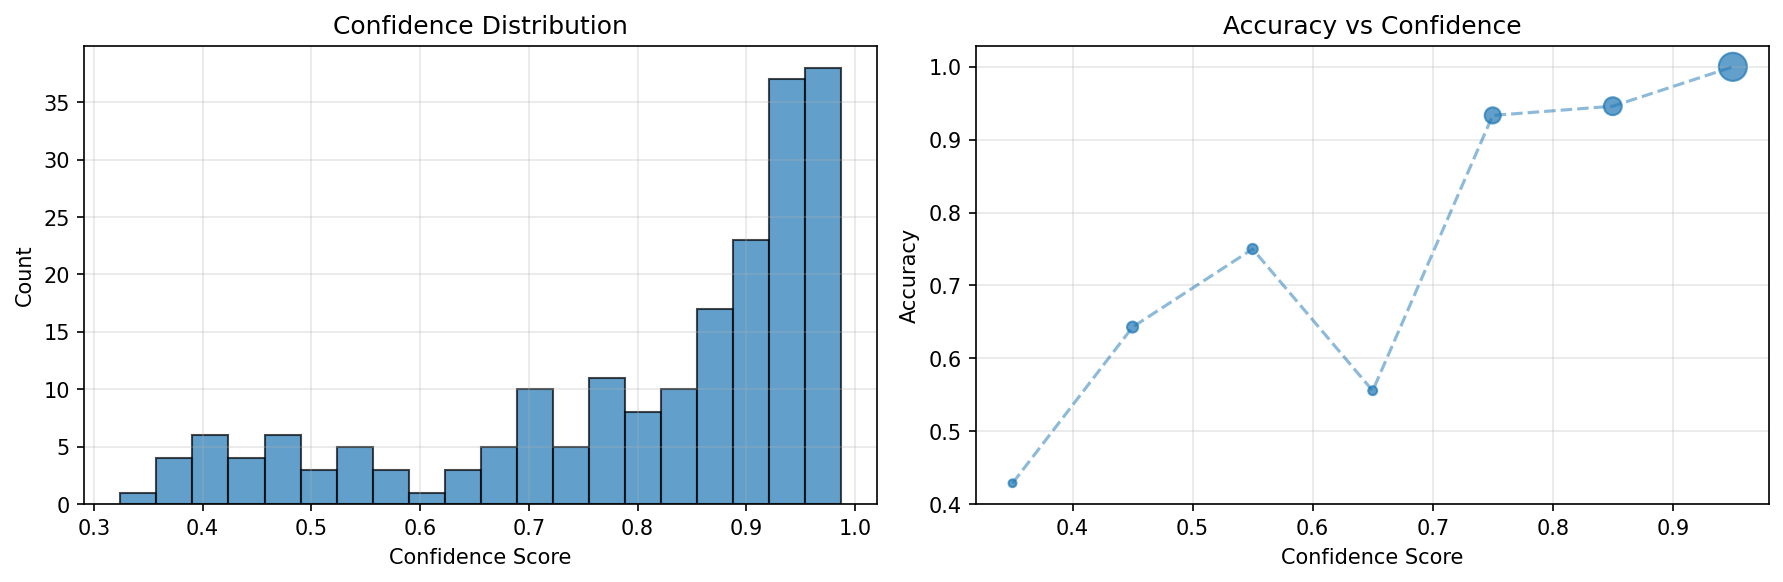

The script that saved this image:
#!/usr/bin/env python3
"""
Confidence distribution analysis for escalation thresholds
"""
import os, json, argparse, logging
import numpy as np
import matplotlib.pyplot as plt
import seaborn as sns
from collections import defaultdict
import torch
import torch.nn as nn
from torch.utils.data import DataLoader
from torchvision import transforms, models
from PIL import Image

logging.basicConfig(level=logging.INFO, format="%(asctime)s %(levelname)s %(message)s")
log = logging.getLogger("confidence")

class TestDataset:
    def __init__(self, test_dir):
        self.items = []
        self.class_to_idx = {}
        
        classes = ["apple", "mushroom", "orange", "pear", "sweet_pepper"]
        for i, cls in enumerate(classes):
            self.class_to_idx[cls] = i
            cls_dir = os.path.join(test_dir, cls)
            if os.path.isdir(cls_dir):
                for f in os.listdir(cls_dir):
                    if f.lower().endswith('.jpg'):
                        self.items.append((os.path.join(cls_dir, f), cls))
        
        self.transform = transforms.Compose([
            transforms.Resize((224, 224)),
            transforms.ToTensor(),
            transforms.Normalize([0.485, 0.456, 0.406], [0.229, 0.224, 0.225])
        ])
    
    def __len__(self):
        return len(self.items)
    
    def __getitem__(self, idx):
        img_path, true_class = self.items[idx]
        image = Image.open(img_path).convert("RGB")
        x = self.transform(image)
        y = self.class_to_idx[true_class]
        return x, y, img_path, true_class

def load_model(artifacts_dir):
    """Load trained student model."""
    device = "mps" if torch.backends.mps.is_available() else "cpu"
    
    eval_data = json.load(open(os.path.join(artifacts_dir, "eval.json")))
    classes = eval_data["classes"]
    
    model = models.mobilenet_v3_small(weights=None)
    model.classifier[3] = nn.Linear(model.classifier[3].in_features, len(classes))
    
    state_dict = torch.load(os.path.join(artifacts_dir, "mobilenet.pt"), map_location=device)
    model.load_state_dict(state_dict)
    model.eval().to(device)
    
    return model, classes, device

def analyze_confidence_distribution(test_dir, artifacts_dir, output_dir=".", sample_size=None):
    """Analyze confidence distributions and accuracy by confidence bins."""
    
    # Load model and data
    model, classes, device = load_model(artifacts_dir)
    dataset = TestDataset(test_dir)
    
    if sample_size and sample_size < len(dataset):
        # Random sample for faster analysis
        indices = np.random.choice(len(dataset), sample_size, replace=False)
        dataset.items = [dataset.items[i] for i in indices]
    
    log.info(f"Analyzing {len(dataset)} test images...")
    
    # Collect predictions
    predictions = []
    
    with torch.no_grad():
        for i, (x, y_true, img_path, true_class) in enumerate(dataset):
            if i % 100 == 0:
                log.info(f"Processed {i}/{len(dataset)} images...")
                
            x_batch = x.unsqueeze(0).to(device)
            logits = model(x_batch)
            probs = torch.softmax(logits, dim=1).squeeze(0).cpu().numpy()
            
            pred_idx = np.argmax(probs)
            max_confidence = probs[pred_idx]
            predicted_class = classes[pred_idx]
            
            is_correct = (predicted_class == true_class)
            
            predictions.append({
                "image_path": img_path,
                "true_class": true_class,
                "predicted_class": predicted_class,
                "confidence": max_confidence,
                "is_correct": is_correct,
                "probabilities": dict(zip(classes, probs))
            })
    
    # Convert to arrays for analysis
    confidences = np.array([p["confidence"] for p in predictions])
    correct = np.array([p["is_correct"] for p in predictions])
    
    # Analyze by confidence bins
    bin_edges = np.arange(0, 1.1, 0.1)
    bin_centers = (bin_edges[:-1] + bin_edges[1:]) / 2
    
    bin_stats = []
    for i in range(len(bin_edges) - 1):
        mask = (confidences >= bin_edges[i]) & (confidences < bin_edges[i + 1])
        if i == len(bin_edges) - 2:  # Last bin includes 1.0
            mask = (confidences >= bin_edges[i]) & (confidences <= bin_edges[i + 1])
        
        bin_count = mask.sum()
        bin_accuracy = correct[mask].mean() if bin_count > 0 else 0
        
        bin_stats.append({
            "bin_start": bin_edges[i],
            "bin_end": bin_edges[i + 1],
            "bin_center": bin_centers[i],
            "count": int(bin_count),
            "accuracy": bin_accuracy,
            "percentage": bin_count / len(predictions) * 100
        })
    
    # Analyze by class
    class_stats = defaultdict(list)
    for pred in predictions:
        class_stats[pred["true_class"]].append({
            "confidence": pred["confidence"],
            "is_correct": pred["is_correct"]
        })
    
    # Generate visualizations
    os.makedirs(output_dir, exist_ok=True)
    
    # 1. Confidence distribution histogram
    plt.figure(figsize=(12, 4))
    
    plt.subplot(1, 2, 1)
    plt.hist(confidences, bins=20, alpha=0.7, edgecolor='black')
    plt.xlabel('Confidence Score')
    plt.ylabel('Count')
    plt.title('Confidence Distribution')
    plt.grid(True, alpha=0.3)
    
    # 2. Accuracy vs Confidence
    plt.subplot(1, 2, 2)
    bin_centers_plot = [bs["bin_center"] for bs in bin_stats if bs["count"] > 0]
    bin_accuracies = [bs["accuracy"] for bs in bin_stats if bs["count"] > 0]
    bin_counts = [bs["count"] for bs in bin_stats if bs["count"] > 0]
    
    plt.scatter(bin_centers_plot, bin_accuracies, s=[c*2 for c in bin_counts], alpha=0.7)
    plt.plot(bin_centers_plot, bin_accuracies, '--', alpha=0.5)
    plt.xlabel('Confidence Score')
    plt.ylabel('Accuracy')
    plt.title('Accuracy vs Confidence')
    plt.grid(True, alpha=0.3)
    
    plt.tight_layout()
    plt.savefig(os.path.join(output_dir, "confidence_analysis.png"), dpi=150, bbox_inches='tight')
    plt.close()
    
    # 3. Confidence by class
    plt.figure(figsize=(12, 8))
    
    # Separate correct and incorrect predictions
    for i, cls in enumerate(classes):
        cls_data = class_stats[cls]
        if not cls_data:
            continue
            
        correct_confs = [d["confidence"] for d in cls_data if d["is_correct"]]
        incorrect_confs = [d["confidence"] for d in cls_data if not d["is_correct"]]
        
        plt.subplot(2, 3, i + 1)
        if correct_confs:
            plt.hist(correct_confs, bins=15, alpha=0.7, label='Correct', color='green')
        if incorrect_confs:
            plt.hist(incorrect_confs, bins=15, alpha=0.7, label='Incorrect', color='red')
        
        plt.xlabel('Confidence')
        plt.ylabel('Count')
        plt.title(f'{cls.title()}')
        plt.legend()
        plt.grid(True, alpha=0.3)
    
    plt.tight_layout()
    plt.savefig(os.path.join(output_dir, "confidence_by_class.png"), dpi=150, bbox_inches='tight')
    plt.close()
    
    # Calculate escalation scenarios
    escalation_scenarios = []
    for threshold in [0.5, 0.6, 0.7, 0.8, 0.85, 0.9, 0.95]:
        low_confidence_mask = confidences < threshold
        escalation_rate = low_confidence_mask.mean()
        
        # Accuracy of high-confidence predictions
        high_conf_mask = confidences >= threshold
        high_conf_accuracy = correct[high_conf_mask].mean() if high_conf_mask.sum() > 0 else 0
        
        escalation_scenarios.append({
            "threshold": threshold,
            "escalation_rate": escalation_rate,
            "high_confidence_accuracy": high_conf_accuracy,
            "high_confidence_count": int(high_conf_mask.sum()),
            "low_confidence_count": int(low_confidence_mask.sum())
        })
    
    # Print analysis
    print(f"\n📊 CONFIDENCE ANALYSIS RESULTS")
    print(f"{'='*60}")
    print(f"Total predictions: {len(predictions)}")
    print(f"Overall accuracy: {correct.mean():.3f}")
    print(f"Mean confidence: {confidences.mean():.3f}")
    print(f"Median confidence: {np.median(confidences):.3f}")
    print()
    
    print(f"📈 CONFIDENCE BINS")
    print(f"{'Bin':>8} {'Count':>8} {'Pct':>8} {'Accuracy':>10}")
    print(f"{'-'*40}")
    for bs in bin_stats:
        if bs["count"] > 0:
            print(f"{bs['bin_start']:.1f}-{bs['bin_end']:.1f} "
                  f"{bs['count']:>6} "
                  f"{bs['percentage']:>6.1f}% "
                  f"{bs['accuracy']:>9.3f}")
    
    print(f"\n🚨 ESCALATION SCENARIOS")
    print(f"{'Threshold':>10} {'Escalate%':>10} {'Accuracy':>10} {'High-Conf#':>12}")
    print(f"{'-'*45}")
    for scenario in escalation_scenarios:
        print(f"{scenario['threshold']:>9.2f} "
              f"{scenario['escalation_rate']*100:>8.1f}% "
              f"{scenario['high_confidence_accuracy']:>9.3f} "
              f"{scenario['high_confidence_count']:>10}")
    
    # Export results
    results = {
        "overall_stats": {
            "total_predictions": len(predictions),
            "overall_accuracy": float(correct.mean()),
            "mean_confidence": float(confidences.mean()),
            "median_confidence": float(np.median(confidences))
        },
        "confidence_bins": bin_stats,
        "escalation_scenarios": escalation_scenarios,
        "class_stats": {cls: {
            "count": len(data),
            "accuracy": float(np.mean([d["is_correct"] for d in data])),
            "mean_confidence": float(np.mean([d["confidence"] for d in data]))
        } for cls, data in class_stats.items()},
        "detailed_predictions": predictions
    }
    
    # Convert numpy types in detailed_predictions
    for p in results["detailed_predictions"]:
        p["confidence"] = float(p["confidence"])
        p["is_correct"] = bool(p["is_correct"])
        for k, v in p["probabilities"].items():
            p["probabilities"][k] = float(v)

    with open(os.path.join(output_dir, "confidence_analysis_results.json"), "w") as f:
        json.dump(results, f, indent=2)
    
    log.info(f"Analysis complete. Results saved to {output_dir}/")
    log.info(f"Generated: confidence_analysis.png, confidence_by_class.png, confidence_analysis_results.json")
    
    return results

def main():
    parser = argparse.ArgumentParser(description="Analyze confidence distributions for escalation thresholds")
    parser.add_argument("--test-dir", default="cifar5_run/images/test",
                       help="Directory with test images")
    parser.add_argument("--artifacts", default="cifar5_run/artifacts",
                       help="Artifacts directory with trained model")
    parser.add_argument("--output-dir", default=".",
                       help="Output directory for plots and results")
    parser.add_argument("--sample-size", type=int,
                       help="Random sample size (default: use all images)")
    
    args = parser.parse_args()
    
    analyze_confidence_distribution(args.test_dir, args.artifacts, 
                                  args.output_dir, args.sample_size)

if __name__ == "__main__":
    main() 